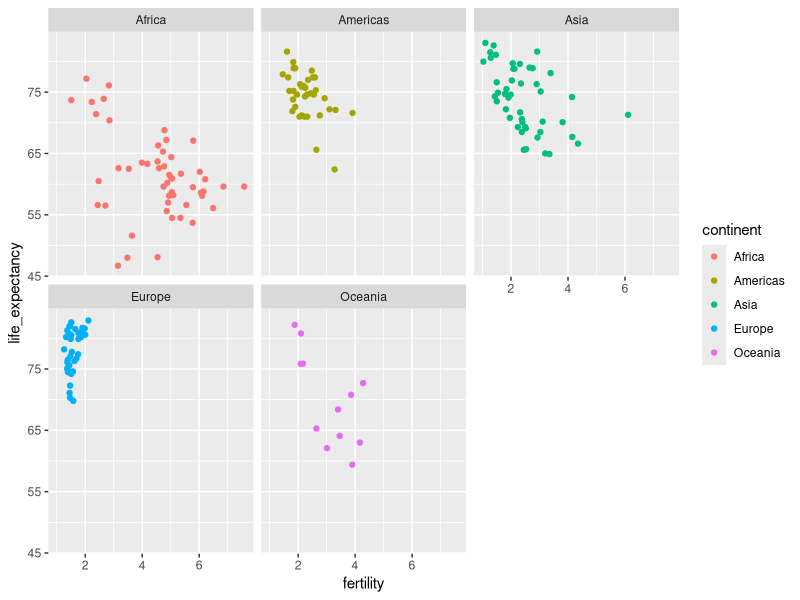
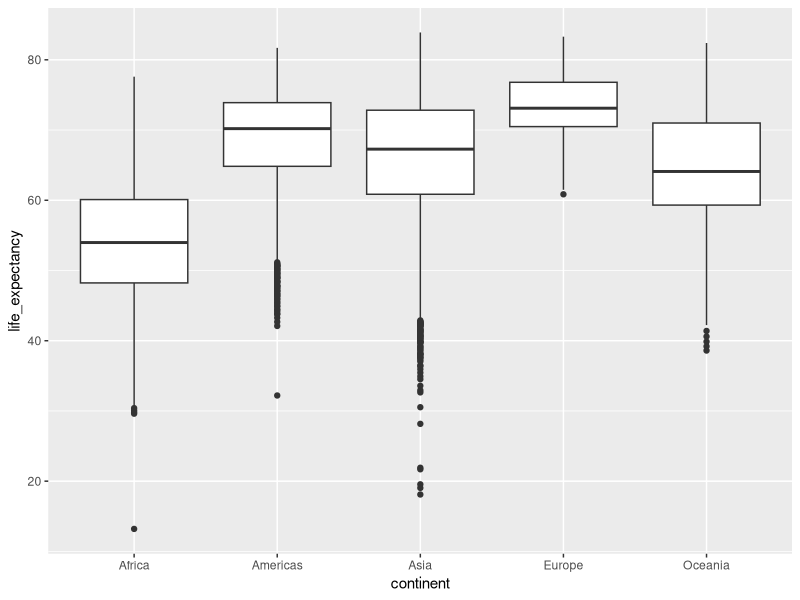

Write the R code that produced these figures, in order.
## ---- chunk 1
knitr::opts_chunk$set(echo = TRUE)
## ---- chunk 2

library(dslabs) #install.packages("dslabs")
library(tidyverse)

gap2011 <- gapminder %>% 
  as_tibble() %>% 
  filter(year == 2011)

## ---- chunk 3
ggplot(data = gap2011, mapping = aes(fertility, life_expectancy, color = continent)) +
  geom_point() +
  facet_wrap(~continent)

ggplot(gapminder) +
  geom_boxplot(aes(continent, life_expectancy))
